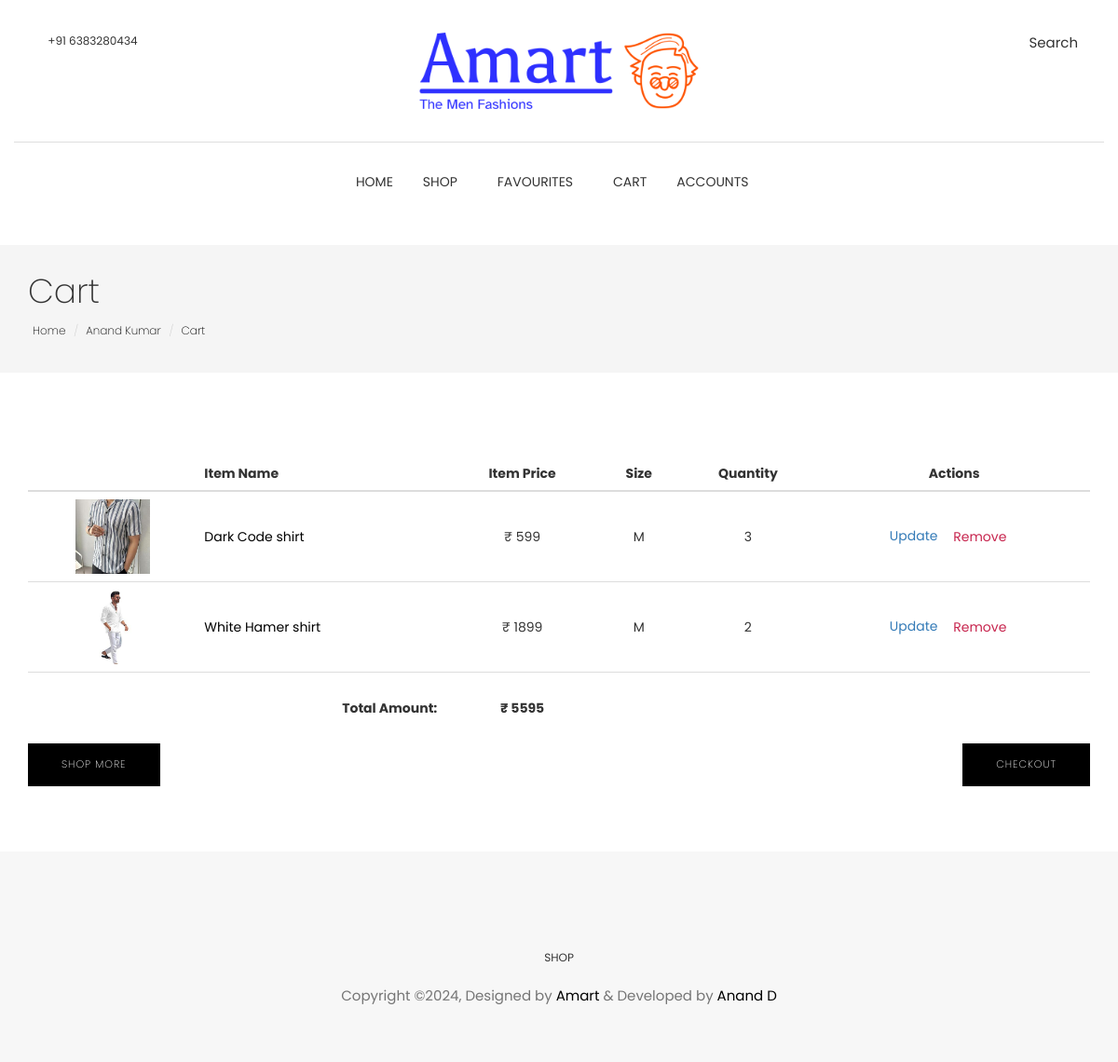
Screenshot of /customer/cart (signed in) with the database file from the repository.
### accounts/models.py (models this page shows, shortened)
class Account(AbstractBaseUser):
    first_name = models.CharField(max_length=50)
    last_name = models.CharField(max_length=50)
    email = models.EmailField(max_length=254, unique=True)
    mobile = models.CharField(max_length=10, null=True, blank=True)
    profile_image = models.ImageField(upload_to="images/user/customer/profile_image", null=True)
    date_joined = models.DateTimeField(auto_now_add=True)
    last_login = models.DateTimeField(auto_now=True)
    is_active = models.BooleanField(default=False)
    is_customer = models.BooleanField(default=False)
    is_staff = models.BooleanField(default=False)
    is_admin = models.BooleanField(default=False)
    is_superadmin = models.BooleanField(default=False)
    USERNAME_FIELD = "email"
    REQUIRED_FIELDS = ["first_name", "last_name"]
    objects = AccountManager()

### customer/models.py (models this page shows, shortened)
class CartItem(models.Model):
    cart = models.ForeignKey(Cart, on_delete=models.CASCADE)
    product = models.ForeignKey(Product, on_delete=models.CASCADE)
    inventory = models.ForeignKey(Inventory, on_delete=models.CASCADE)
    quantity = models.PositiveIntegerField(default=1, validators=[MinValueValidator(1)])

class Cart(models.Model):
    customer = models.OneToOneField(Customer, on_delete=models.CASCADE)
    created_at = models.DateTimeField(auto_now_add=True)
    updated_at = models.DateTimeField(auto_now=True)

### product/models.py (models this page shows, shortened)
class ProductImage(models.Model):
    product = models.ForeignKey(
        Product, related_name="product_images", on_delete=models.CASCADE
    )
    image = models.ImageField(upload_to="images/product_images")
    priority = models.PositiveIntegerField(null=True, blank=True)

class Product(SoftDeleteModel):
    name = models.CharField(max_length=100)
    description = models.TextField(max_length=511, null=True, blank=True)
    main_category = models.ForeignKey(
        Category, on_delete=models.CASCADE, related_name="main_category_products"
    )
    subcategories = models.ManyToManyField(
        Category, related_name="subcategory_products", blank=True
    )
    mrp = models.PositiveIntegerField(
        validators=[MinValueValidator(1)], null=True, blank=True
    )
    is_available = models.BooleanField(default=True)
    slug = models.SlugField(unique=True, max_length=100)
    created_at = models.DateTimeField(auto_now_add=True)
    last_modified_at = models.DateTimeField(auto_now=True)
    approved = models.BooleanField(default=True)
    approved_objects = ApprovedProductManager()

class Inventory(models.Model):
    SIZE_CHOICES = [
        ("S", "Small"),
        ("M", "Medium"),
        ("L", "Large"),
        ("XL", "Extra Large"),
    ]
    product = models.ForeignKey(
        Product, related_name="inventory_sizes", on_delete=models.CASCADE
    )
    size = models.CharField(max_length=2, choices=SIZE_CHOICES, default="S")
    price = models.PositiveIntegerField(validators=[MinValueValidator(1)])
    stock = models.PositiveIntegerField()
    class Meta:
        verbose_name_plural = "Inventory"

### customer/views.py (the view)
# urls.py: path("cart", views.cart, name="cart"),
@login_required
def cart(request):
    customer = Customer.objects.get(id=request.user.id)
    cart, cart_created = Cart.objects.get_or_create(customer=customer)
    cart_items = CartItem.objects.filter(cart=cart)
    total_amount = 0
    for cart_item in cart_items:
        cart_item.product.primary_image = cart_item.product.product_images.filter(
            priority=1
        ).first()
        total_amount += cart_item.quantity * cart_item.inventory.price
    cart.total_amount = total_amount
    context = {"customer": customer, "cart_items": cart_items, "cart": cart}
    return render(request, "customer/cart.html", context)

### templates/customer/cart.html (shortened to what this page needs)
{% extends "home/base.html" %}
{% load static %}
{% block content %}
{% include 'home/includes/navigation.html' %}
<section class="page-header">
    <div class="container">
        <div class="row">
            <div class="col-md-12">
                <div class="content">
                    <h1 class="page-name">Cart</h1>
                    <ol class="breadcrumb">
                        <li><a href="{% url "home" %}">Home</a></li>
                        <li><a href="{% url "customer_dashboard" %}">{{ customer.first_name }} {{ customer.last_name }}</a></li>
                        <li class="active"><a href="">Cart</a></li>
                    </ol>
                </div>
            </div>
        </div>
    </div>
</section>
<div class="page-wrapper">
  <div class="cart shopping">
    <div class="container">
      <div class="row">
        <div class="col-md-12">
          <div class="block">
            <div class="product-list">
              {% if cart_items %}
                <table class="table">
                  <thead>
                    <tr>
                      <th class=""></th>
                      <th class="">Item Name</th>
                      <th class=""><center>Item Price</center></th>
                      <th class=""><center>Size</center></th>
                      <th class=""><center>Quantity</center></th>
                      <th class=""><center>Actions</center></th>
                    </tr>
                  </thead>
                  <tbody>
                    {% for cart_item in cart_items %}
                      <tr class="">
                        <td class=""><center>
                          <div class="product-info">
                            <img width="80" src="{{ cart_item.product.primary_image.image.url }}" alt="" />
                          </div></center>
                        </td>
                        <td class="">
                          <div class="">
                            <a href="{% url "product_page" cart_item.product.slug %}"><strong>{{ cart_item.product.brand_name }}</strong> {{ cart_item.product.name }}</a>
                          </div>
                        </td>
                        <td class=""><center>₹ {{ cart_item.inventory.price }}</td></center>
                        <td class=""><center>{{ cart_item.inventory.size }}</center></td>
                        <td class=""><center>{{ cart_item.quantity }}</center></td>
                        <td class="">
                          <center>
                            <a href="" data-toggle="modal" data-target="#add-to-cart-modal-{{ cart_item.product.id }}" type="button" class="btn-outline-primary text-primary">Update</a>
                            <a data-toggle="modal" data-target="#remove-modal-{{ cart_item.product.id }}" type="button" class="btn btn-outline-danger product-remove" >Remove</a>
                          </center>
                        </td>
                      </tr>
                    {% endfor %}
                    <tr class="">
                      <td class=""></td>
                      <td class=""align="right"><br><strong>Total Amount:</strong></td>
                      <td class=""><br><strong><center>₹ {{ cart.total_amount }}</center></strong></td>
                      <td class=""></td>
                      <td class=""></td>
                      <td class=""></td>
                    </tr>
                  </tbody>
                </table>
                <a href="{% url "checkout" %}" class="btn btn-main pull-right">Checkout</a>
                <a href="{% url "shop" %}" class="btn btn-main pull-left">Shop more</a>
              {% else %}
                <h3>Your cart is empty!</h3>
                <br>
                <a href="{% url "shop" %}" class="btn btn-main">Shop Now</a>
              {% endif %}
            </div>
          </div>
        </div>
      </div>
    </div>
  </div>
</div>
{% include 'home/includes/footer.html' %}
{% endblock content %}

### static/css/style.css (style rules this page uses)
body { line-height: 1.5; font-family: "Poppins", sans-serif; -webkit-font-smoothing: antialiased; }
h1, h2, h3, h4, h5, h6 { font-family: "Poppins", sans-serif; }
h1, h2, h3, h4, h5, h6 { font-weight: 400; }
ol, ul { margin: 0; padding: 0; list-style: none; }
a, a:focus, a:hover { text-decoration: none; outline: 0; color: #000; }
.btn-main, .btn-small, .btn-transparent, .btn-solid-border { background: #000; color: #fff; display: inline-block; font-size: 11px; letter-spacing: 1px; padding: 14px 35px; text-transform: uppercase; font-weight: 200; border-radius: 0; }
.page-header { background: #f5f5f5; margin-top: 20px; border-bottom: none; padding: 30px 0; }
.page-header h1 { font-weight: 200; margin: 0 0 6px 0; }
.page-header .breadcrumb { background: transparent; padding: 5px; margin: 0; }
.page-header .breadcrumb li { font-weight: 200; font-size: 12px; }
.page-header .breadcrumb li a { color: #000; }
.page-wrapper { padding: 70px 0; }
.shopping.cart .product-list .table > tbody > tr > td { vertical-align: middle; }
.shopping.cart .product-list .product-remove { color: #c7254e; }

### rows the page displays
Account: first_name "Anand", last_name "Kumar"
CartItem: product.primary_image.image (picture), product.name "Dark Code shirt", inventory.price "599", inventory.size "M", quantity "3"
CartItem: product.primary_image.image (picture), product.name "White Hamer shirt", inventory.price "1899", inventory.size "M", quantity "2"
Cart: total_amount "5595"
